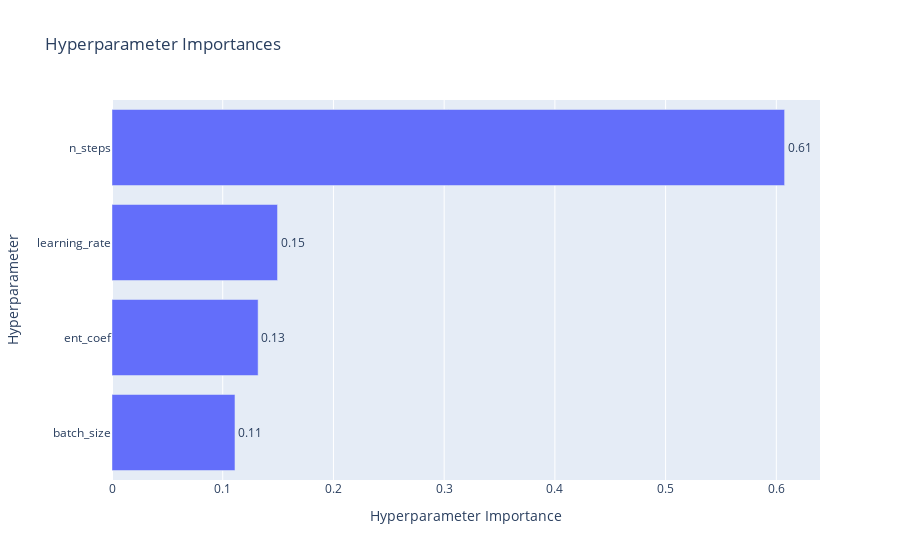

The notebook cell this image was saved under:
### Code cell
optuna_viz.plot_param_importances(study)

### Figure 1 — Plotly figure (JSON) as saved in the notebook; plotly's stock layout.template omitted (floating-point values rounded to 4 significant figures)
{"data": [{"cliponaxis": false, "hovertemplate": ["batch_size (IntDistribution): 0.11105907981747143<extra></extra>", "ent_coef (FloatDistribution): 0.13197466891561388<extra></extra>", "learning_rate (FloatDistribution): 0.14949195384014954<extra></extra>", "n_steps (IntDistribution): 0.6074742974267653<extra></extra>"], "name": "Objective Value", "orientation": "h", "text": ["0.11", "0.13", "0.15", "0.61"], "textposition": "outside", "type": "bar", "x": [0.1111, 0.132, 0.1495, 0.6075], "y": ["batch_size", "ent_coef", "learning_rate", "n_steps"]}], "layout": {"title": {"text": "Hyperparameter Importances"}, "xaxis": {"title": {"text": "Hyperparameter Importance"}}, "yaxis": {"title": {"text": "Hyperparameter"}}}}
